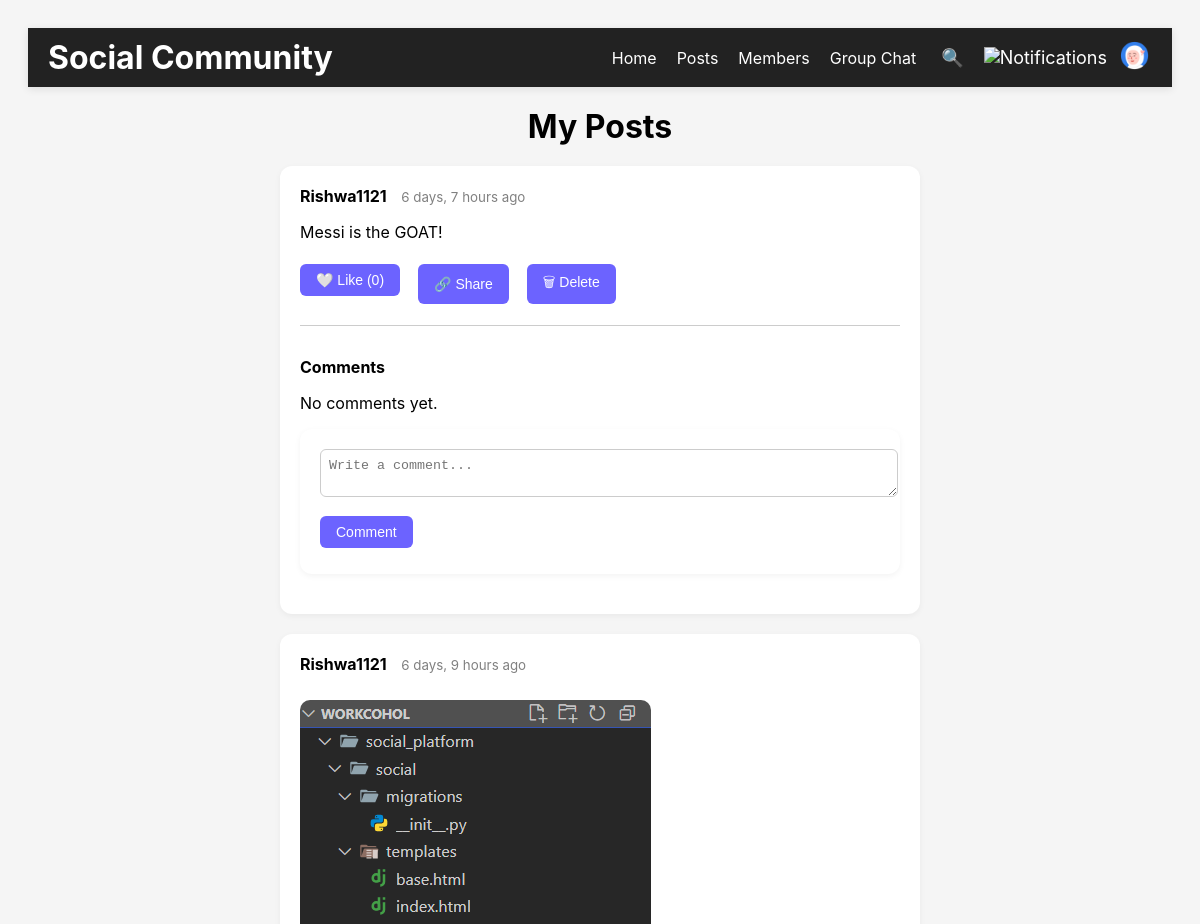
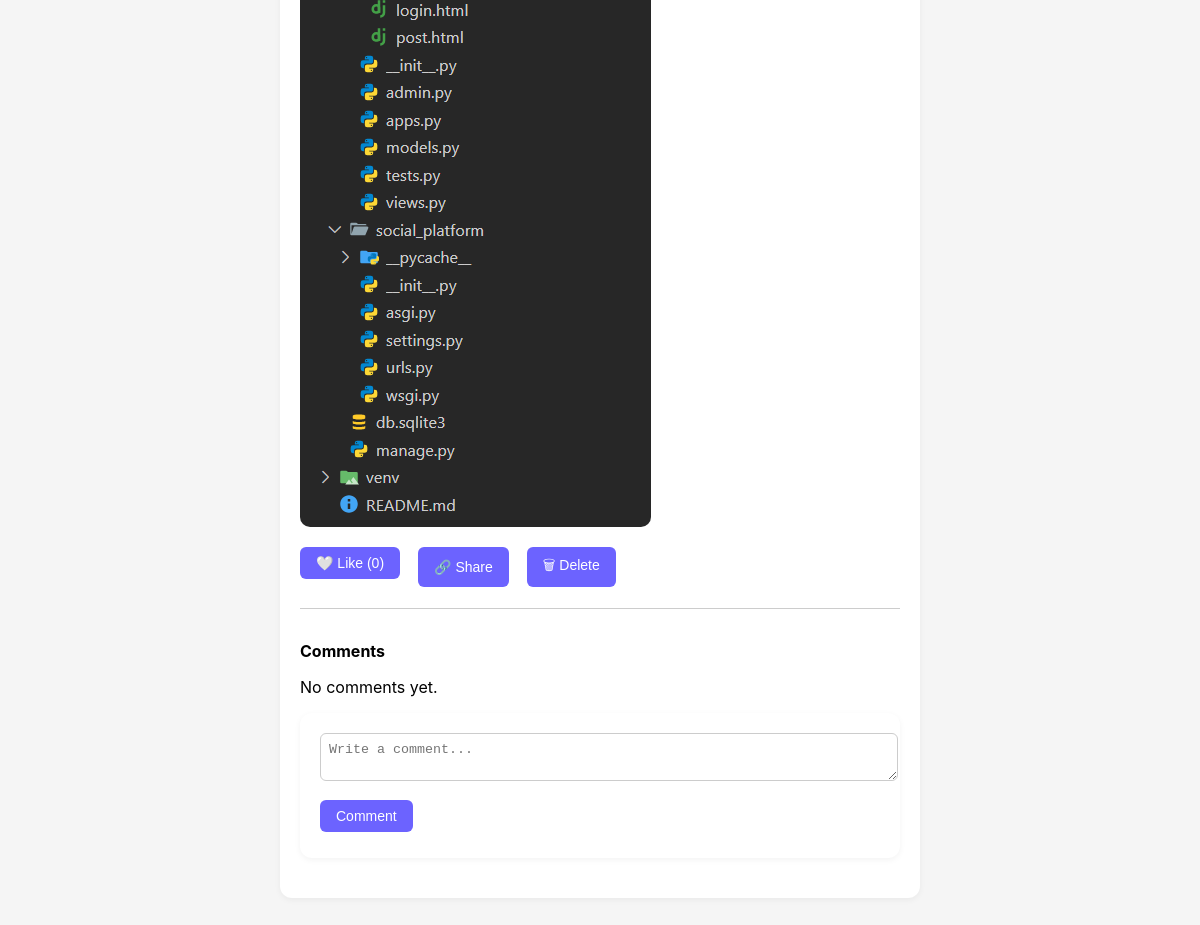
The page /my-posts/ (signed in) on the database as committed earlier (2 pictures, top to bottom).
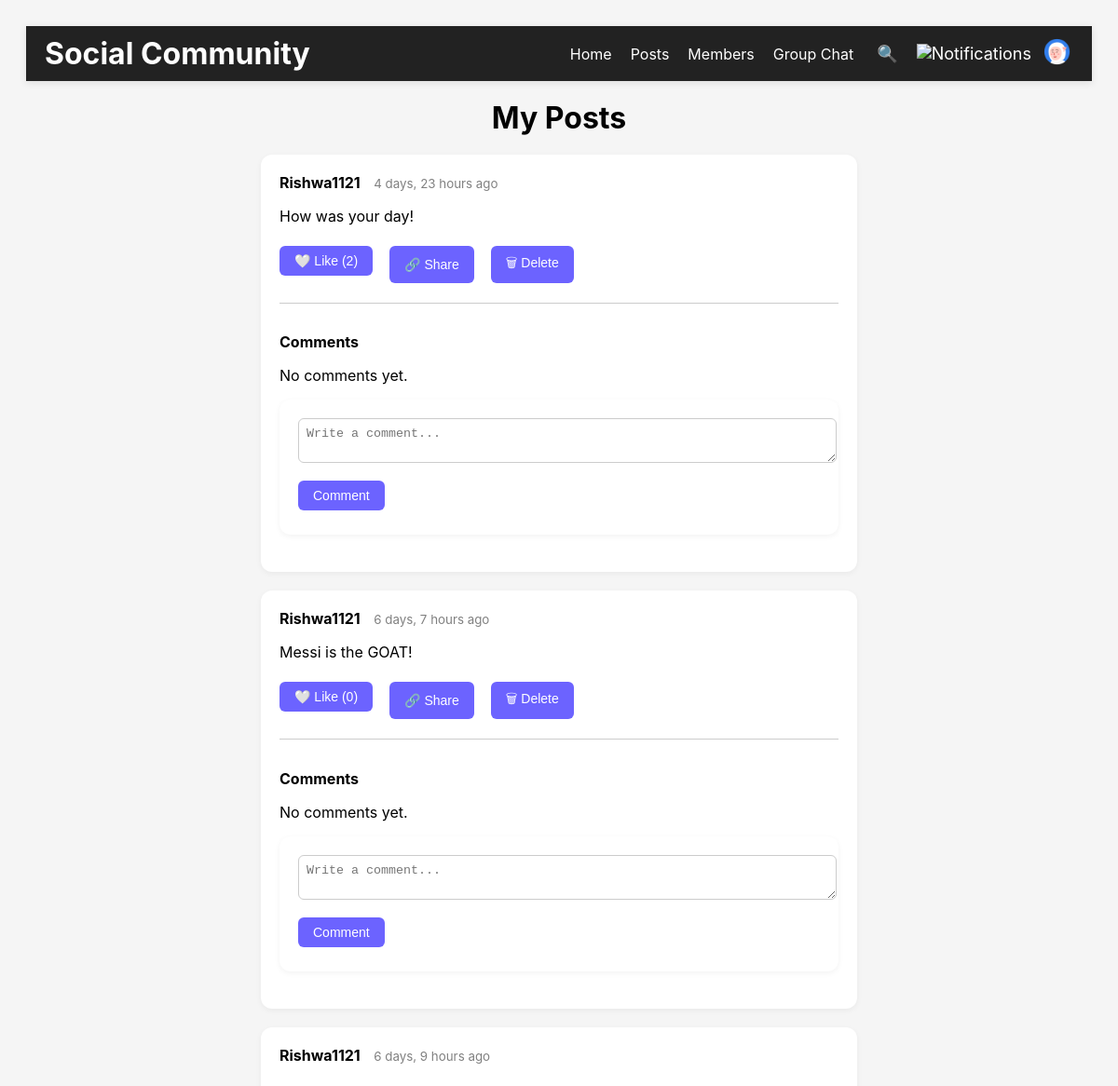
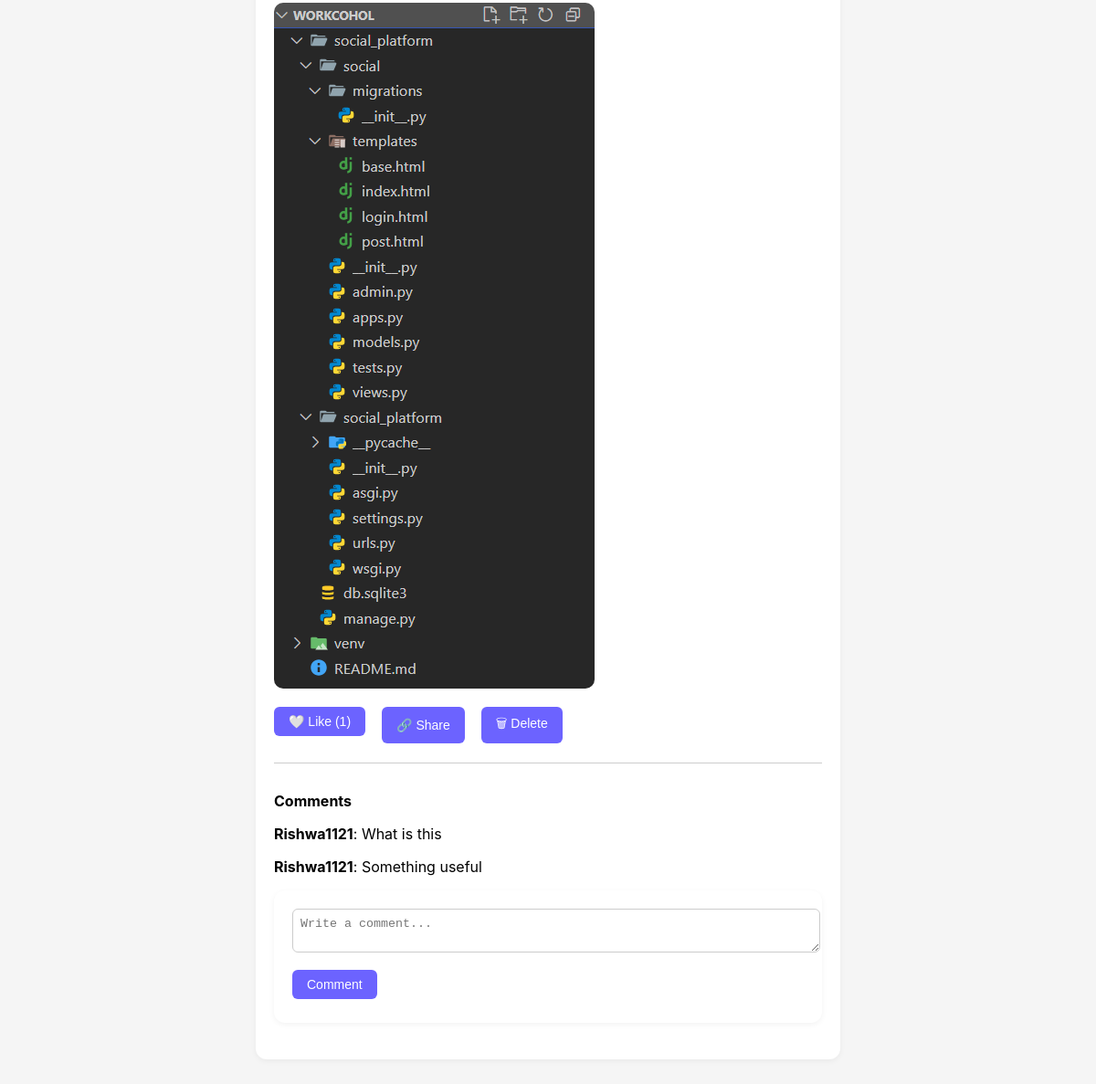
The same page on the database as committed later (2 pictures, top to bottom).
### social/models.py (models this page shows, shortened)
class Post(models.Model):
    user = models.ForeignKey(User, on_delete=models.CASCADE)
    content = models.TextField()
    image = models.ImageField(upload_to='posts/', blank=True, null=True)
    created_at = models.DateTimeField(auto_now_add=True)

class Comment(models.Model):
    user = models.ForeignKey(User, on_delete=models.CASCADE)
    post = models.ForeignKey(Post, related_name='comments', on_delete=models.CASCADE)
    text = models.TextField()
    created_at = models.DateTimeField(auto_now_add=True)

### social/views.py (the view)
# urls.py: path('my-posts/', views.my_posts, name='my_posts'),
@login_required
def my_posts(request):
    posts = Post.objects.filter(user=request.user).order_by('-created_at')
    return render(request, 'my_posts.html', {'posts': posts})

### social/context_processors.py (called while the page is built)
def unread_notification_count(request):
    if request.user.is_authenticated:
        count = Notification.objects.filter(user=request.user, is_read=False).count()
    else:
        count = 0
    return {'unread_notification_count': count}

### social/templates/my_posts.html (shortened to what this page needs)
{% extends 'base.html' %}
{% load humanize %}
{% block content %}
<h1 style="text-align: center; margin-top: 20px;">My Posts</h1>
{% for post in posts %}
    <div class="post" id="post{{ post.id }}">
        <div style="margin-bottom: 10px;">
            <strong>{{ post.user.username }}</strong>
            <small style="color: gray; margin-left: 10px;">{{ post.created_at|naturaltime }}</small>
        </div>
        <p>{{ post.content }}</p>
        {% if post.image %}
            <img src="{{ post.image.url }}" alt="Post Image" style="max-width:100%; border-radius:10px; margin-top:10px;">
        {% endif %}
        <div class="like-share">
            <form method="POST" action="{% url 'like_post' post.id %}#post{{ post.id }}">
                <button class="btn" type="submit">
                    {% if request.user in post.likes.all %}
                        ❤️ Liked ({{ post.likes.count }})
                    {% else %}
                        🤍 Like ({{ post.likes.count }})
                    {% endif %}
                </button>
            </form>
            <button class="btn" onclick="navigator.clipboard.writeText(window.location.href.split('#')[0] + '#post{{ post.id }}')">🔗 Share</button>
            <form method="POST" action="{% url 'delete_post' post.id %}#post{{ post.id }}" style="display:inline;">
                <button class="btn btn-delete" type="submit">🗑 Delete</button>
            </form>
        </div>
        <div class="comments">
            <h4>Comments</h4>
            {% for comment in post.comments.all %}
                <p><strong>{{ comment.user.username }}</strong>: {{ comment.text }}</p>
            {% empty %}
                <p>No comments yet.</p>
            {% endfor %}
            <div class="comment-box">
                <form method="POST" action="{% url 'comment_post' post.id %}#post{{ post.id }}">
                    <textarea name="comment" rows="2" placeholder="Write a comment..."></textarea><br>
                    <button class="btn" type="submit">Comment</button>
                </form>
            </div>
        </div>
    </div>
{% empty %}
    <p style="text-align: center; margin-top: 40px;">You haven’t posted anything yet.</p>
{% endfor %}
{% endblock %}

Rows that differ between the two databases and show on the page:
added Post: user.username "Rishwa1121", created_at "4 days, 23 hours ago", content "How was your day!", likes.count "2"
shown differently, row unchanged: Post "6 days, 9 hours ago": likes.count "0" → "1"; no longer shows "No comments yet."
added Comment: user.username "Rishwa1121", text "What is this", shown under Post "6 days, 9 hours ago"
added Comment: user.username "Rishwa1121", text "Something useful", shown under Post "6 days, 9 hours ago"
